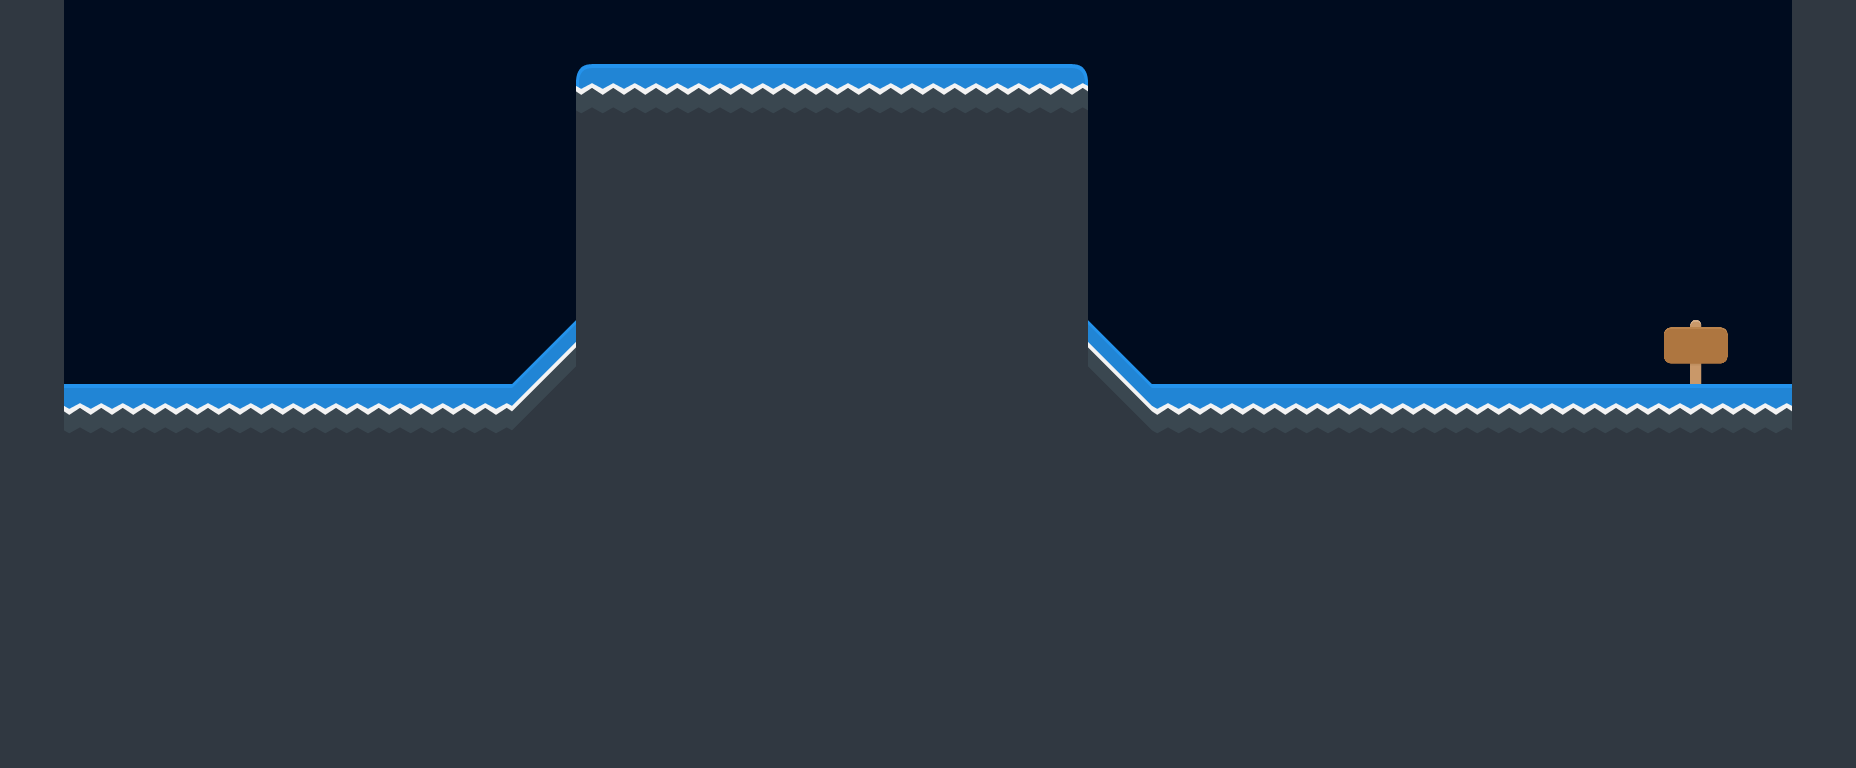

Tiled map render using the project's own tile images. Description and the whole map definition, tile-layer contents included, below:
An orthogonal 29x12 tile map with 64x64 px tiles, 2 tile layers (Ground, ActiveObjs).

<map version="1.2" tiledversion="1.3.4" orientation="orthogonal" renderorder="right-down" width="29" height="12" tilewidth="64" tileheight="64" infinite="0" backgroundcolor="#000c1f" nextlayerid="5" nextobjectid="1">
 <editorsettings>
  <export format="json" />
 </editorsettings>
 <tileset firstgid="1" source="../tilesets/kenney-tileset-64px-extruded.tsx" />
 <layer id="1" name="Ground" width="29" height="12">
  <data encoding="csv">
133,0,0,0,0,0,0,0,0,0,0,0,0,0,0,0,0,0,0,0,0,0,0,0,0,0,0,0,133,
133,0,0,0,0,0,0,0,0,134,135,135,135,135,135,135,136,0,0,0,0,0,0,0,0,0,0,0,133,
133,0,0,0,0,0,0,0,0,133,133,133,133,133,133,133,133,0,0,0,0,0,0,0,0,0,0,0,133,
133,0,0,0,0,0,0,0,0,133,133,133,133,133,133,133,133,0,0,0,0,0,0,0,0,0,0,0,133,
133,0,0,0,0,0,0,0,0,133,133,133,133,133,133,133,133,0,0,0,0,0,0,0,0,0,0,0,133,
133,0,0,0,0,0,0,0,158,133,133,133,133,133,133,133,133,159,0,0,0,0,0,0,0,0,355,0,133,
133,135,135,135,135,135,135,135,180,133,133,133,133,133,133,133,133,181,135,135,135,135,135,135,135,135,135,135,133,
133,133,133,133,133,133,133,133,133,133,133,133,133,133,133,133,133,133,133,133,133,133,133,133,133,133,133,133,133,
133,133,133,133,133,133,133,133,133,133,133,133,133,133,133,133,133,133,133,133,133,133,133,133,133,133,133,133,133,
133,133,133,133,133,133,133,133,133,133,133,133,133,133,133,133,133,133,133,133,133,133,133,133,133,133,133,133,133,
133,133,133,133,133,133,133,133,133,133,133,133,133,133,133,133,133,133,133,133,133,133,133,133,133,133,133,133,133,
133,133,133,133,133,133,133,133,133,133,133,133,133,133,133,133,133,133,133,133,133,133,133,133,133,133,133,133,133
</data>
 </layer>
 <layer id="4" name="ActiveObjs" width="29" height="12">
  <data encoding="csv">
0,0,0,0,0,0,0,0,0,0,0,0,0,0,0,0,0,0,0,0,0,0,0,0,0,0,0,0,0,
0,0,0,0,0,0,0,0,0,0,0,0,0,0,0,0,0,0,0,0,0,0,0,0,0,0,0,0,0,
0,0,0,0,0,0,0,0,0,0,0,0,0,0,0,0,0,0,0,0,0,0,0,0,0,0,0,0,0,
0,0,0,0,0,0,0,0,0,0,0,0,0,0,0,0,0,0,0,0,0,0,0,0,0,0,0,0,0,
0,0,0,0,0,0,0,0,0,0,0,0,0,0,0,0,0,0,0,0,0,0,0,0,0,0,0,0,0,
0,0,0,0,0,0,0,0,0,0,0,0,0,0,0,0,0,0,0,0,0,0,0,0,0,0,0,0,0,
0,0,0,0,0,0,135,0,0,0,0,0,0,0,0,0,0,0,0,0,0,0,0,0,0,0,0,0,0,
0,0,0,0,0,0,0,0,0,0,0,0,0,0,0,0,0,0,0,0,0,0,0,0,0,0,0,0,0,
0,0,0,0,0,0,0,0,0,0,0,0,0,0,0,0,0,0,0,0,0,0,0,0,0,0,0,0,0,
0,0,0,0,0,0,0,0,0,0,0,0,0,0,0,0,0,0,0,0,0,0,0,0,0,0,0,0,0,
0,0,0,0,0,0,0,0,0,0,0,0,0,0,0,0,0,0,0,0,0,0,0,0,0,0,0,0,0,
0,0,0,0,0,0,0,0,0,0,0,0,0,0,0,0,0,0,0,0,0,0,0,0,0,0,0,0,0
</data>
 </layer>
</map>
